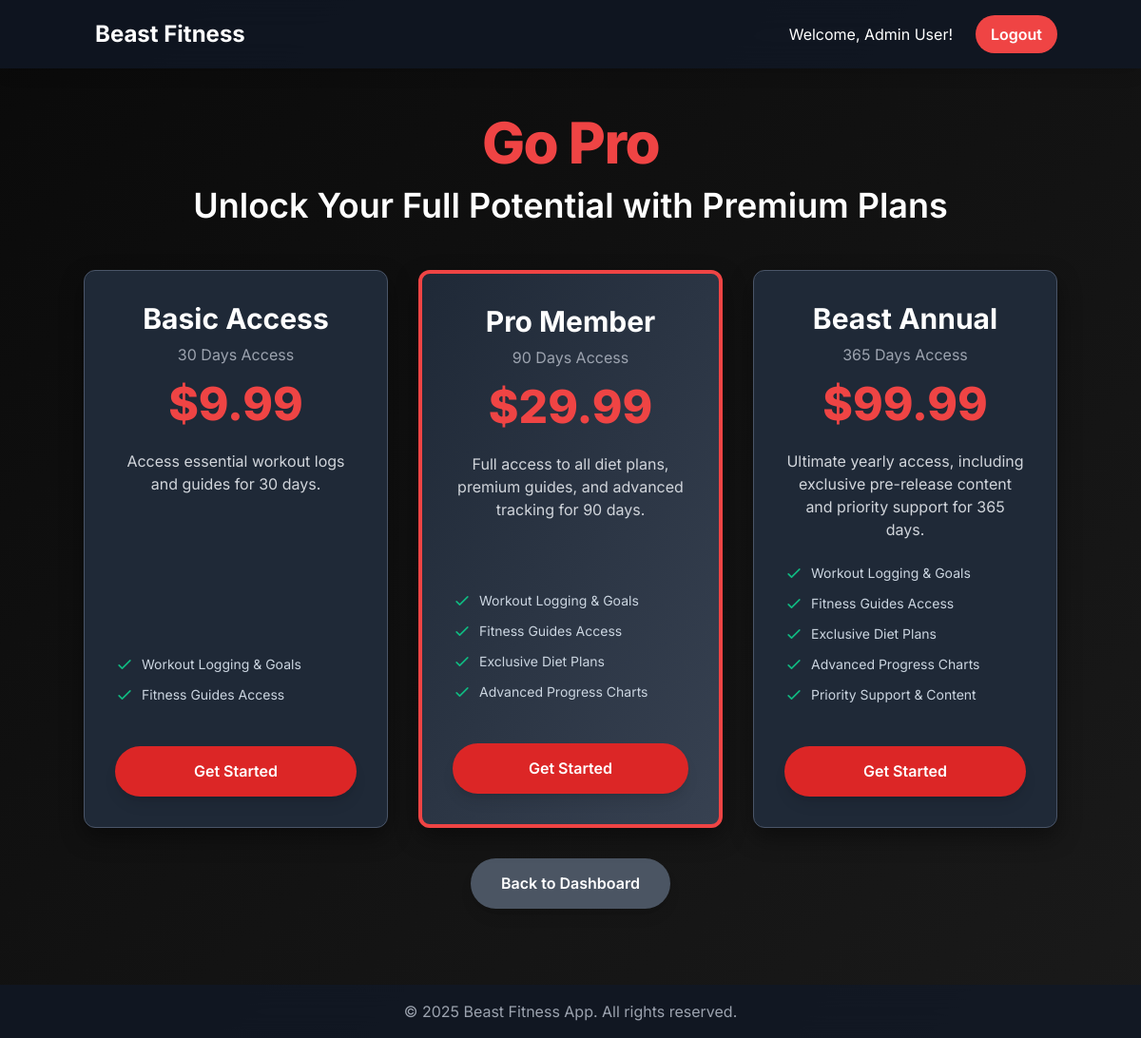
Page /subscriptions.php (signed in) on the committed database.
### tables this page shows
CREATE TABLE IF NOT EXISTS `tbl_user` (
  `tbl_user_id` int(11) NOT NULL AUTO_INCREMENT,
  `full_name` varchar(255) NOT NULL,
  `first_name` varchar(255) DEFAULT NULL,
  `last_name` varchar(255) DEFAULT NULL,
  `email` varchar(255) NOT NULL,
  `username` varchar(255) NOT NULL,
  `password` varchar(255) NOT NULL,
  `is_admin` TINYINT(1) NOT NULL DEFAULT 0,
  `contact_number` varchar(15) DEFAULT NULL,
  `weight` decimal(5,2) DEFAULT NULL,
  `height` decimal(5,2) DEFAULT NULL,
  `birthday` date DEFAULT NULL,
  `created_at` timestamp NOT NULL DEFAULT current_timestamp(),
  PRIMARY KEY (`tbl_user_id`),
  UNIQUE KEY `email` (`email`),
  UNIQUE KEY `username` (`username`)
);

CREATE TABLE IF NOT EXISTS `tbl_subscription` (
  `subscription_id` INT(11) NOT NULL AUTO_INCREMENT,
  `plan_name` VARCHAR(100) UNIQUE NOT NULL,
  `description` TEXT DEFAULT NULL,
  `price` DECIMAL(10, 2) NOT NULL,
  `duration_days` INT(11) NOT NULL,
  PRIMARY KEY (`subscription_id`)
);

### subscriptions.php (the view, shortened to what this page needs)
<?php
include './conn.php';
$userID = $_SESSION['user_id'];
$displayName = '';
$plans = [];
try {
    $userStmt = $conn->prepare("SELECT `full_name` FROM `tbl_user` WHERE `tbl_user_id` = :user_id");
    $userStmt->bindParam(':user_id', $userID);
    $userStmt->execute();
    $displayName = $userStmt->fetchColumn() ?: 'User';
    $planStmt = $conn->prepare("SELECT * FROM `tbl_subscription` ORDER BY `price` ASC");
    $planStmt->execute();
    if ($planStmt->rowCount() > 0) {
        $plans = $planStmt->fetchAll(PDO::FETCH_ASSOC);
    }
} catch (PDOException $e) {
    error_log("Error fetching subscription data in subscriptions.php: " . $e->getMessage());
    $message = "Error fetching subscription plans.";
    $message_class = "bg-red-500";
}
?>
<!DOCTYPE html>
<html lang="en">
<head>
    <script src="https://cdn.tailwindcss.com"></script>
</head>
<body>
    <nav class="bg-gray-900 bg-opacity-75 backdrop-filter backdrop-blur-lg p-4 shadow-lg w-full">
        <div class="container mx-auto flex justify-between items-center">
            <a href="home.php" class="text-white text-2xl font-bold rounded-md px-3 py-1 transition-colors duration-200 hover:text-red-400">Beast Fitness</a>
            <div class="flex items-center">
                <?php if ($userID): ?>
                    <span class="text-white mr-4">Welcome, <?= $displayName ?>!</span>
                    <a href="home.php?action=logout" class="auth-nav-button">Logout</a>
                <?php else: ?>
                    <a href="login.php" class="auth-nav-button">Login</a>
                    <a href="signup.php" class="auth-nav-button">Sign Up</a>
                <?php endif; ?>
            </div>
        </div>
    </nav>
    <div class="main-content-wrapper">
        <div class="container py-8">
            <h1 class="text-5xl lg:text-6xl font-extrabold text-red-500 mb-4 text-center tracking-tight">
                <span class="block mb-2">Go Pro</span>
            </h1>
            <p class="text-3xl lg:text-4xl text-white font-semibold mb-12 text-center">Unlock Your Full Potential with Premium Plans</p>
            <div class="grid grid-cols-1 md:grid-cols-3 gap-8">
                <?php if (!empty($plans)): ?>
                    <?php foreach ($plans as $index => $plan): ?>
                        <div class="plan-card <?= ($index == 1) ? 'highlight border-4' : '' ?> flex flex-col">
                            <h3 class="text-3xl font-bold text-white mb-2 text-center"><?= htmlspecialchars($plan['plan_name']) ?></h3>
                            <p class="text-gray-400 text-center mb-4"><?= htmlspecialchars($plan['duration_days']) ?> Days Access</p>
                            <div class="text-center mb-6">
                                <span class="plan-price">$<?= number_format($plan['price'], 2) ?></span>
                            </div>
                            <p class="text-gray-300 text-center mb-6 flex-grow"><?= htmlspecialchars($plan['description']) ?></p>
                            <ul class="feature-list mb-8 text-sm">
                                <li>
                                    <svg class="w-5 h-5" fill="none" stroke="currentColor" viewBox="0 0 24 24" xmlns="http://www.w3.org/2000/svg"><path stroke-linecap="round" stroke-linejoin="round" stroke-width="2" d="M5 13l4 4L19 7"></path></svg>
                                    Workout Logging & Goals
                                </li>
                                <li>
                                    <svg class="w-5 h-5" fill="none" stroke="currentColor" viewBox="0 0 24 24" xmlns="http://www.w3.org/2000/svg"><path stroke-linecap="round" stroke-linejoin="round" stroke-width="2" d="M5 13l4 4L19 7"></path></svg>
                                    Fitness Guides Access
                                </li>
                                <?php if ($plan['duration_days'] >= 90):  ?>
                                <li>
                                    <svg class="w-5 h-5" fill="none" stroke="currentColor" viewBox="0 0 24 24" xmlns="http://www.w3.org/2000/svg"><path stroke-linecap="round" stroke-linejoin="round" stroke-width="2" d="M5 13l4 4L19 7"></path></svg>
                                    Exclusive Diet Plans
                                </li>
                                <li>
                                    <svg class="w-5 h-5" fill="none" stroke="currentColor" viewBox="0 0 24 24" xmlns="http://www.w3.org/2000/svg"><path stroke-linecap="round" stroke-linejoin="round" stroke-width="2" d="M5 13l4 4L19 7"></path></svg>
                                    Advanced Progress Charts
                                </li>
                                <?php endif; ?>
                                <?php if ($plan['duration_days'] >= 365):  ?>
                                <li>
                                    <svg class="w-5 h-5" fill="none" stroke="currentColor" viewBox="0 0 24 24" xmlns="http://www.w3.org/2000/svg"><path stroke-linecap="round" stroke-linejoin="round" stroke-width="2" d="M5 13l4 4L19 7"></path></svg>
                                    Priority Support & Content
                                </li>
                                <?php endif; ?>
                            </ul>
                            <a href="payment_page.php?subscription_id=<?= $plan['subscription_id'] ?>" class="action-button bg-red-600 hover:bg-red-700 text-white text-center shadow-lg mt-auto">
                                Get Started
                            </a>
                        </div>
                    <?php endforeach; ?>
                <?php else: ?>
                    <div class="col-span-1 md:col-span-3 text-center">
                        <p class="text-gray-400 text-lg">No subscription plans found. Please contact support.</p>
                    </div>
                <?php endif; ?>
            </div>
            <div class="flex justify-center mt-8">
                <a href="home.php" class="action-button bg-gray-600 hover:bg-gray-700 text-white text-center shadow-lg">
                    Back to Dashboard
                </a>
            </div>
        </div>
    </div>
    <footer class="bg-gray-900 bg-opacity-75 backdrop-filter backdrop-blur-lg text-gray-400 p-4 text-center mt-8 w-full">
        <p>&copy; 2025 Beast Fitness App. All rights reserved.</p>
    </footer>
</body>
</html>

### subscriptions.php (style rules this page uses)
body { font-family: 'Inter', sans-serif; background: linear-gradient(to bottom right, #0a0a0a, #1a1a1a); display: flex; flex-direction: column; min-height: 100vh; padding: 0; color: #e2e8f0; }
.main-content-wrapper { flex-grow: 1; padding: 1rem; }
.container { max-width: 1200px; margin-left: auto; margin-right: auto; color: #e2e8f0; }
.auth-nav-button { background-color: #ef4444; color: white; font-weight: 600; padding: 0.5rem 1rem; border-radius: 9999px; transition: background-color 0.3s ease-in-out, transform 0.3s ease; margin-left: 0.5rem; }
.plan-card { background-color: #1f2937; border-radius: 12px; padding: 2rem; box-shadow: 0 10px 25px rgba(0, 0, 0, 0.4); border: 1px solid #4a5568; transition: transform 0.3s ease, box-shadow 0.3s ease; position: relative; }
.plan-card.highlight { border-color: #ef4444; background: linear-gradient(to bottom right, #1f2937, #374151); }
.plan-price { font-size: 3rem; font-weight: 800; color: #ef4444; line-height: 1; }
.action-button { padding: 0.9rem 2rem; border-radius: 9999px; font-weight: 600; transition: all 0.3s ease; box-shadow: 0 4px 10px rgba(0, 0, 0, 0.2); }
.feature-list li { display: flex; align-items: center; margin-bottom: 0.75rem; color: #cbd5e0; }
.feature-list svg { color: #10b981; margin-right: 0.5rem; }

### rows in the picture
tbl_user: full_name "Admin User"
tbl_subscription: plan_name "Basic Access", duration_days "30", price "9.99", description "Access essential workout logs and guides for 30 days."
tbl_subscription: plan_name "Pro Member", duration_days "90", price "29.99", description "Full access to all diet plans, premium guides, and advanced tracking for 90 days.", shows "Exclusive Diet Plans"
tbl_subscription: plan_name "Beast Annual", duration_days "365", price "99.99", description "Ultimate yearly access, including exclusive pre-release content and priority support for 365 days.", shows "Exclusive Diet Plans", shows "Priority Support & Content"
